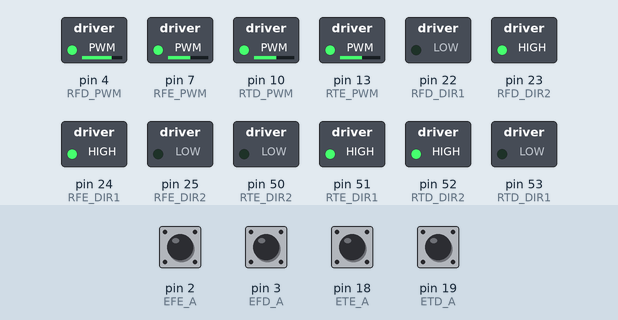
Simulated run of this program. Board: Arduino Mega 2560, built with avr-gcc and run on an emulated ATmega2560. Shown: switched loads named in the program (green lamp = pin HIGH). The test bench sets the inputs (shaded band); at power-on: pin 2 (EFE_A), pin 3 (EFD_A), pin 18 (ETE_A), pin 19 (ETD_A) HIGH. What the program prints to the serial monitor is not drawn.

Above: at 0.16 s.
At 0.6 s:
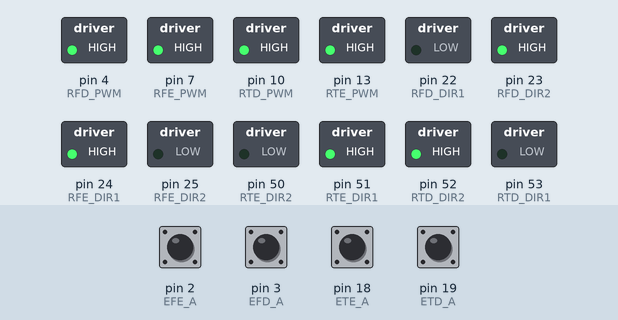
Timing chart, 0 to 2.1 s (numbered marks = the images above):
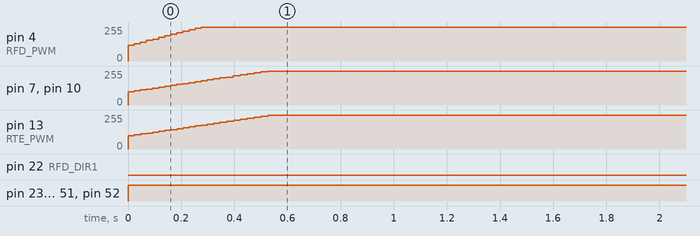

Measured:
- by itself, pin 4 (RFD_PWM): moves from 0/255 to 255/255 over 0.27 s
- by itself, pin 7 (RFE_PWM), pin 10 (RTD_PWM): moves from 0/255 to 255/255 over 0.53 s
- by itself, pin 13 (RTE_PWM): moves from 0/255 to 255/255 over 0.55 s
- by itself, pin 23 (RFD_DIR2), pin 24 (RFE_DIR1), pin 51 (RTE_DIR1), pin 52 (RTD_DIR2): LOW → HIGH at 0.00 s

The program:

main.cpp
```cpp
#include <Arduino.h>
#include <util/atomic.h>

//DIR1 = INA  DIR2 = INB
// Driver1A - Roda frontal direita - M1
#define RFD_DIR1 22
#define RFD_DIR2 23
#define RFD_PWM 4
// Driver1B - Roda frontal esquerda - M2
#define RFE_DIR1 24
#define RFE_DIR2 25
#define RFE_PWM 7
// Driver2A - Roda traseira direita - M3
#define RTD_DIR1 53
#define RTD_DIR2 52
#define RTD_PWM 10
// Driver2B - Roda traseira esquerda - M4
#define RTE_DIR1 51
#define RTE_DIR2 50
#define RTE_PWM 13
// Encoder roda frontal direita
#define EFD_A 3
#define EFD_B 27
// Encoder roda frontal esquerda
#define EFE_A 2
#define EFE_B 26
// Encoder roda traseira direita
#define ETD_A 19
#define ETD_B 29
// Encoder roda traseira direita
#define ETE_A 18
#define ETE_B 28

// Sensores IR
#define IR_E A0 // Esquerdo
#define IR_C A1 // Centro
#define IR_D A2 // Direito

#define THRESHOLD 100 // Limiar para detecção de linha
#define THRESHOLD_CENTER 40
// THRESHOLD = (preto + branco) / 2;

volatile long pulseCountEFD = 0, pulseCountEFE = 0, pulseCountETD = 0, pulseCountETE = 0;

unsigned long lastTime = 0;
long lastPulseEFD = 0, lastPulseEFE = 0, lastPulseETD = 0, lastPulseETE = 0;

float posprevEFD = 0, posprevEFE = 0, posprevETD = 0, posprevETE = 0;
float eintegralEFD = 0, eintegralEFE = 0, eintegralETD = 0, eintegralETE = 0;

float deltaT;
long currT;

int readLine(int pin);

void setMotor(int dir1, int dir2, int pwm, int speed);
void moveForward(int speed);
void moveBackward(int speed);
void moveLeft(int speed);
void moveRight(int speed);
void turnLeft(int speed);
void turnRight(int speed);
void stop();
void isrEFE();
void isrEFD();
void isrETE();
void isrETD();
void moveMFE(int target);
void moveMFD(int target);
void moveMTE(int target);
void moveMTD(int target);
float calculateSpeedEFE();
float calculateSpeedEFD();
float calculateSpeedETD();
float calculateSpeedETE();

void setup() {
  Serial.begin(9600);

  // Motores
  pinMode(RFE_DIR1, OUTPUT);
  pinMode(RFE_DIR2, OUTPUT);
  pinMode(RFE_PWM, OUTPUT);

  pinMode(RFD_DIR1, OUTPUT);
  pinMode(RFD_DIR2, OUTPUT);
  pinMode(RFD_PWM, OUTPUT);

  pinMode(RTE_DIR1, OUTPUT);
  pinMode(RTE_DIR2, OUTPUT);
  pinMode(RTE_PWM, OUTPUT);

  pinMode(RTD_DIR1, OUTPUT);
  pinMode(RTD_DIR2, OUTPUT);
  pinMode(RTD_PWM, OUTPUT);

  // Sensores IR
  pinMode(IR_E, INPUT);
  pinMode(IR_C, INPUT);
  pinMode(IR_D, INPUT);

  pinMode(EFE_A, INPUT_PULLUP);
  pinMode(EFE_B, INPUT_PULLUP);
  pinMode(EFD_A, INPUT_PULLUP);
  pinMode(EFD_B, INPUT_PULLUP);
  pinMode(ETE_A, INPUT_PULLUP);
  pinMode(ETE_B, INPUT_PULLUP);
  pinMode(ETD_A, INPUT_PULLUP);
  pinMode(ETD_B, INPUT_PULLUP);

  attachInterrupt(digitalPinToInterrupt(EFE_A), isrEFE, RISING);
  attachInterrupt(digitalPinToInterrupt(EFD_A), isrEFD, RISING);
  attachInterrupt(digitalPinToInterrupt(ETE_A), isrETE, RISING);
  attachInterrupt(digitalPinToInterrupt(ETD_A), isrETD, RISING);
}

void loop() {
  currT = micros();
  deltaT = ((float) (currT - lastTime))/1.0e6;

  float v1 = calculateSpeedEFE();
  float v2 = calculateSpeedEFD();
  float v3 = calculateSpeedETD();
  float v4 = calculateSpeedETE();

  Serial.print(100);
  Serial.print(" ");
  Serial.print(v1);
  Serial.print(" ");
  Serial.print(-v2);
  Serial.print(" ");
  Serial.print(-v3);
  Serial.print(" ");
  Serial.print(v4);
  Serial.println();

  lastTime = currT;
  delay(20);

}

int readLine(int pin) {
  int value = analogRead(pin);

  if(pin == IR_C) {
    if (value > THRESHOLD_CENTER) {
      return 1;   // linha amarela (preto)
    } else {
      return 0;   // fundo cinza (branco)
    }
  } else {
    if (value > THRESHOLD) {
        return 1;   // linha amarela (preto)
      } else {
        return 0;   // fundo cinza (branco)
      }
    }
}

void setMotor(int dir1, int dir2, int pwm, int speed) {
  speed = constrain(speed, -255, 255);

  if (speed > 0) {
    digitalWrite(dir1, HIGH);
    digitalWrite(dir2, LOW);
    analogWrite(pwm, speed);
  } else if (speed < 0) {
    digitalWrite(dir1, LOW);
    digitalWrite(dir2, HIGH);
    analogWrite(pwm, -speed);
  } else {
    digitalWrite(dir1, LOW);
    digitalWrite(dir2, LOW);
    analogWrite(pwm, 0);
  }
}

void moveBackward(int speed) {
  setMotor(RFE_DIR1, RFE_DIR2, RFE_PWM, -speed);
  setMotor(RFD_DIR1, RFD_DIR2, RFD_PWM, speed);
  setMotor(RTE_DIR1, RTE_DIR2, RTE_PWM, -speed);
  setMotor(RTD_DIR1, RTD_DIR2, RTD_PWM, speed);
}

void stop() {
  setMotor(RFE_DIR1, RFE_DIR2, RFE_PWM, 0);
  setMotor(RFD_DIR1, RFD_DIR2, RFD_PWM, 0);
  setMotor(RTE_DIR1, RTE_DIR2, RTE_PWM, 0);
  setMotor(RTD_DIR1, RTD_DIR2, RTD_PWM, 0);
}

void isrEFD() {
  if(digitalRead(EFD_B) == HIGH) {
    pulseCountEFD++;
  } else {
    pulseCountEFD--;
  }
}

void isrEFE() {
  if(digitalRead(EFE_B) == HIGH) {
    pulseCountEFE++;
  } else {
    pulseCountEFE--;
  }
}

void isrETD() {
  if(digitalRead(ETD_B) == HIGH) {
    pulseCountETD++;
  } else {
    pulseCountETD--;
  }
}

void isrETE() {
  if(digitalRead(ETE_B) == HIGH) {
    pulseCountETE++;
  } else {
    pulseCountETE--;
  }
}

float calculateSpeedEFE() {
  volatile long pos = 0;
  ATOMIC_BLOCK(ATOMIC_RESTORESTATE) {
    pos = pulseCountEFE;
  }

  float velocity1 = (pos - posprevEFE)/deltaT;

  posprevEFE = pos;

  float v1 = velocity1/480.0*60.0;

  float vt = 100*(sin(currT/1e6)>0);

  float kp = 1;
  float ki = 3;
  float e = vt-v1;
  eintegralEFE = eintegralEFE + (e*deltaT);

  float u = kp*e + ki*eintegralEFE;

  int pwr = u;
  if(pwr > 255) {
    pwr = 255;
  } else if(pwr < -255) {
    pwr = -255;
  }
  setMotor(RFE_DIR1, RFE_DIR2, RFE_PWM, pwr);

  return v1;
}

float calculateSpeedEFD() {
  volatile long pos = 0;
  ATOMIC_BLOCK(ATOMIC_RESTORESTATE) {
    pos = pulseCountEFD;
  }

  float velocity1 = (pos - posprevEFD)/deltaT;

  posprevEFD = pos;

  float v2 = velocity1/480.0*60.0;

  float vt = -100*(sin(currT/1e6)>0);

  float kp = 1.2;
  float ki = 5;
  float e = vt-v2;
  eintegralEFD = eintegralEFD + (e*deltaT);

  float u = kp*e + ki*eintegralEFD;

  int pwr = u;
  if(pwr > 255) {
    pwr = 255;
  } else if(pwr < -255) {
    pwr = -255;
  }
  setMotor(RFD_DIR1, RFD_DIR2, RFD_PWM, pwr);

  return v2;
}

float calculateSpeedETD() {
  volatile long pos = 0;
  ATOMIC_BLOCK(ATOMIC_RESTORESTATE) {
    pos = pulseCountETD;
  }

  float velocity1 = (pos - posprevETD)/deltaT;

  posprevETD = pos;

  float v3 = velocity1/480.0*60.0;

  float vt = -100*(sin(currT/1e6)>0);

  float kp = 1;
  float ki = 3;
  float e = vt-v3;
  eintegralETD = eintegralETD + (e*deltaT);

  float u = kp*e + ki*eintegralETD;

  int pwr = u;
  if(pwr > 255) {
    pwr = 255;
  } else if(pwr < -255) {
    pwr = -255;
  }
  setMotor(RTD_DIR1, RTD_DIR2, RTD_PWM, pwr);

  return v3;
}
float calculateSpeedETE() {
  volatile long pos = 0;
  ATOMIC_BLOCK(ATOMIC_RESTORESTATE) {
    pos = pulseCountETE;
  }

  float velocity1 = (pos - posprevETE)/deltaT;

  posprevETE = pos;

  float v4 = velocity1/480.0*60.0;

  float vt = 100*(sin(currT/1e6)>0);

  float kp = 1;
  float ki = 2.9;
  float e = vt-v4;
  eintegralETE = eintegralETE + (e*deltaT);

  float u = kp*e + ki*eintegralETE;

  int pwr = u;
  if(pwr > 255) {
    pwr = 255;
  } else if(pwr < -255) {
    pwr = -255;
  }
  setMotor(RTE_DIR1, RTE_DIR2, RTE_PWM, pwr);

  return v4;
}
```
